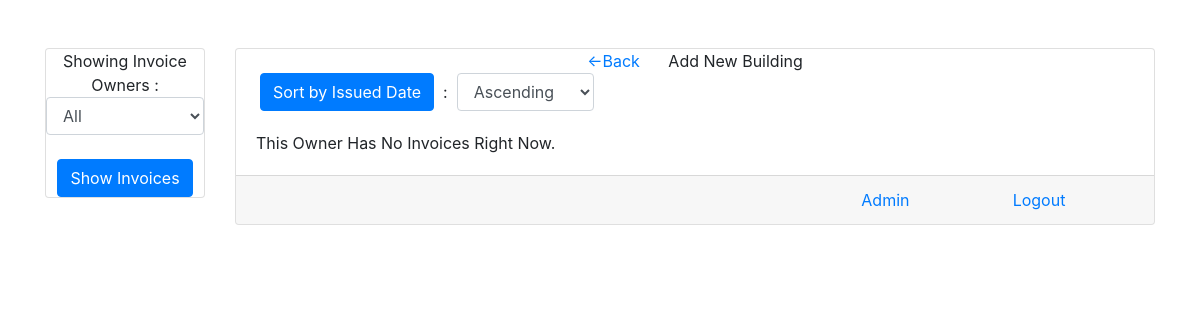
Before: /owner-invoices/1 (signed in) with the older database file.
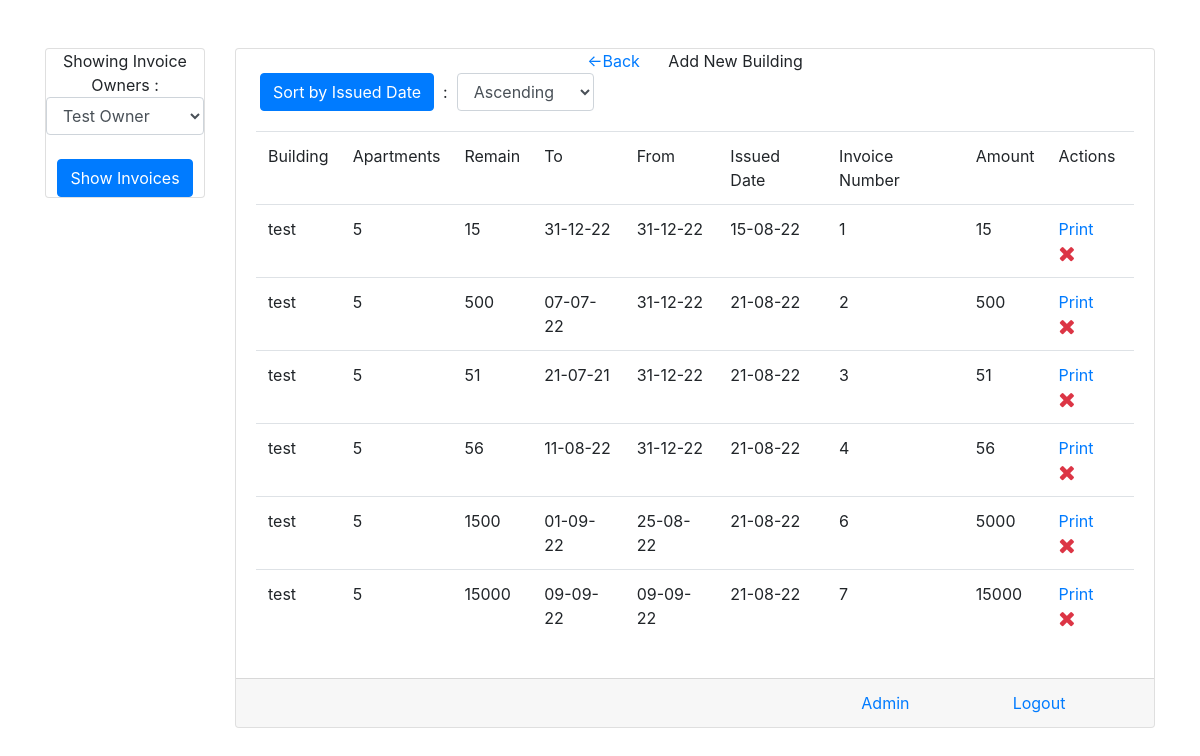
After: the same page with the newer database file.
### app/models.py (models this page shows, shortened)
class invoice(models.Model):
    user = models.ForeignKey(User,on_delete=models.SET_NULL,null=True,blank=True)
    apartment = models.ForeignKey(apartment,on_delete=models.CASCADE)
    amount = models.IntegerField(default=0)
    payment_method = models.CharField(max_length=100,null=True,blank=True)
    bank_of_transfer = models.CharField(max_length=300,null=True,blank=True)
    transfer_date = models.DateField(null=True,blank=True)
    from_date = models.DateField(null=True,blank=True)
    to_date = models.DateField(null=True,blank=True)
    today_date = models.DateField(auto_now_add=True)
    remaining_amount = models.IntegerField(default=0)
    note = models.TextField(max_length=2000,null=True,blank=True)

class apartment(models.Model):
    aprt_number = models.CharField(max_length=50,null=True,blank=True)
    name = models.CharField(max_length=300,null=True,blank=True)
    phone_nmber = models.CharField(max_length=50,null=True,blank=True)
    type_of = models.CharField(max_length=300,null=True,blank=True)
    dob = models.DateField(null=True,blank=True)
    contract_number = models.CharField(max_length=300,null=True,blank=True)
    elect_number = models.CharField(max_length=300,null=True,blank=True)
    note = models.TextField(max_length=2000,null=True,blank=True)
    building = models.ForeignKey(building,on_delete=models.CASCADE)

class building(models.Model):
    name = models.CharField(max_length=300,null=True,blank=True)
    owner = models.ForeignKey(invoice_owner,on_delete=models.SET_NULL,null=True,blank=True)

### app/views.py (the view)
# urls.py: path("owner-invoices/<str:id>",views.owner_invoices,name="owner-invoices"),
@login_required(login_url='/')
def owner_invoices(request,id):
    if id:
        template = "owners_invoice.html"
        context = {}
        if id != "x":
            context['sel_owner'] = int(id)
        if request.method == "POST" and request.POST['asc_desc'] in ("0","1"):
            context["order"] = request.POST['asc_desc']
            if request.POST["asc_desc"] == "0":
                if id != "x":
                    objs = invoice.objects.filter(apartment__building__owner__id=int(id)).order_by("today_date")
                else:
                    objs = invoice.objects.all().order_by("today_date")
            else:
                if id != "x":
                    objs = invoice.objects.filter(apartment__building__owner__id=int(id)).order_by("-today_date")
                else:
                    objs = invoice.objects.all().order_by("-today_date")
        else:
            if id != "x":
                objs = invoice.objects.filter(apartment__building__owner__id=int(id))
            else:
                objs = invoice.objects.all()
        context['objs'] = objs
        context['owners'] = invoice_owner.objects.all()
        return render(request,template,context)
    else:
        return redirect('/home')

### templates/owners_invoice.html (shortened to what the changed rows need)
<!DOCTYPE html>
    <html lang="en">
        <head>
            <link rel="stylesheet" href="https://maxcdn.bootstrapcdn.com/bootstrap/4.4.1/css/bootstrap.min.css">
            <link rel="stylesheet" href="https://cdnjs.cloudflare.com/ajax/libs/font-awesome/4.7.0/css/font-awesome.min.css">
        </head>
        <body>
            <br><br>
            <div class="container">
                <div class="row justify-content-center">
                    <div class="col-lg-2">
                        <div class="card">
                            <div class="card-head text-center">
                                Showing Invoice Owners : <select class="form-control" id="owners-invoice">
                                    <option value="x">All</option>
                                    {% for i in owners %}
                                        <option value="{{i.id}}" {% if sel_owner == i.id %} selected {% endif %} >{{i.name}}</option>
                                    {% endfor %}
                                </select><br>
                                <button class="btn btn-primary" onclick="redirectToInvoices();">
                                    Show Invoices
                                </button><br>
                            </div>
                        </div>
                    </div>
                    <div class="col-lg-10">
                        <div class="card">
                            <div class="card-body">
                                {% if objs %}
                                    <table class="table">
                                        <tr>
                                            <td>Building</td>
                                            <td>Apartments</td>
                                            <td>Remain</td>
                                            <td>To</td>
                                            <td>From</td>
                                            <td>Issued Date</td>
                                            <td>Invoice Number</td>
                                            <td>Amount</td>
                                            <td>Actions</td>
                                        </tr>
                                        {% for i in objs %}
                                            <tr>
                                                <td>{{i.apartment.building.name}}</td>
                                                <td>{{i.apartment.aprt_number}}</td>
                                                <td>{{i.remaining_amount}}</td>
                                                <td>{{i.to_date | date:'d-m-y'}}</td>
                                                <td>{{i.from_date | date:'d-m-y'}}</td>
                                                <td>{{i.today_date | date:'d-m-y'}}</td>
                                                <td>{{i.id}}</td>
                                                <td>{{i.amount}}</td>
                                                <td><a href="{% url 'print-invoice' i.id %}" target="_blank">Print</a>&ensp; {% if request.user.is_superuser %}
                                                    <a href="{% url 'delete-invoice' i.id %}" title="Delete"><span class="fa text-danger fa-lg fa-remove"></span></a>
                                                {% endif %}</td>
                                            </tr>
                                        {% endfor %}
                                    </table>
                                {% else %}
                                    <a>This Owner Has No Invoices Right Now.</a>
                                {% endif %}
                            </div>
                        </div>
                    </div>
                </div>
            </div>
        </body>
    </html>

Changed rows visible on the page:
added invoice: apartment.building.name "test", apartment.aprt_number "5", remaining_amount "15", to_date "31-12-22", from_date "31-12-22", today_date "15-08-22", id "1", amount "15"
added invoice: apartment.building.name "test", apartment.aprt_number "5", remaining_amount "500", to_date "07-07-22", from_date "31-12-22", today_date "21-08-22", id "2", amount "500"
added invoice: apartment.building.name "test", apartment.aprt_number "5", remaining_amount "51", to_date "21-07-21", from_date "31-12-22", today_date "21-08-22", id "3", amount "51"
added invoice: apartment.building.name "test", apartment.aprt_number "5", remaining_amount "56", to_date "11-08-22", from_date "31-12-22", today_date "21-08-22", id "4", amount "56"
added invoice: apartment.building.name "test", apartment.aprt_number "5", remaining_amount "1500", to_date "01-09-22", from_date "25-08-22", today_date "21-08-22", id "6", amount "5000"
added invoice: apartment.building.name "test", apartment.aprt_number "5", remaining_amount "15000", to_date "09-09-22", from_date "09-09-22", today_date "21-08-22", id "7", amount "15000"
Other visible differences:
form field value: "All" → "Test Owner"
text no longer shown: "This Owner Has No Invoices Right Now."
text now shown: "Building Apartments Remain To From Issued Date Invoice Number Amount Actions"
